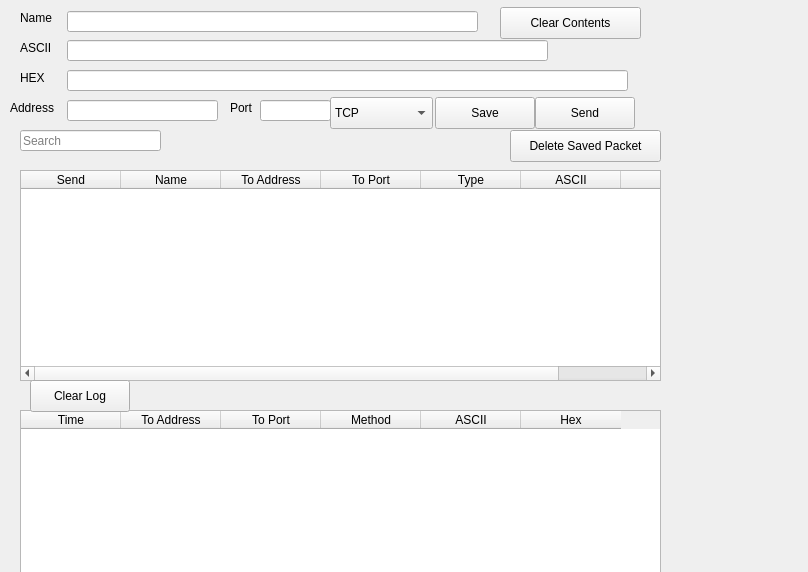
<?xml version="1.0" encoding="UTF-8"?>
<ui version="4.0">
 <class>MainWindow</class>
 <widget class="QMainWindow" name="MainWindow">
  <property name="geometry">
   <rect>
    <x>0</x>
    <y>0</y>
    <width>808</width>
    <height>572</height>
   </rect>
  </property>
  <property name="windowTitle">
   <string>MainWindow</string>
  </property>
  <property name="autoFillBackground">
   <bool>true</bool>
  </property>
  <property name="styleSheet">
   <string notr="true"/>
  </property>
  <widget class="QWidget" name="centralwidget">
   <property name="mouseTracking">
    <bool>false</bool>
   </property>
   <property name="autoFillBackground">
    <bool>true</bool>
   </property>
   <widget class="QLabel" name="Port">
    <property name="geometry">
     <rect>
      <x>230</x>
      <y>100</y>
      <width>58</width>
      <height>16</height>
     </rect>
    </property>
    <property name="text">
     <string>Port</string>
    </property>
   </widget>
   <widget class="QLineEdit" name="PortEdit">
    <property name="geometry">
     <rect>
      <x>260</x>
      <y>100</y>
      <width>71</width>
      <height>21</height>
     </rect>
    </property>
   </widget>
   <widget class="QComboBox" name="Type">
    <property name="geometry">
     <rect>
      <x>330</x>
      <y>97</y>
      <width>103</width>
      <height>32</height>
     </rect>
    </property>
    <item>
     <property name="text">
      <string>TCP</string>
     </property>
    </item>
    <item>
     <property name="text">
      <string>UDP</string>
     </property>
    </item>
    <item>
     <property name="text">
      <string>SSL</string>
     </property>
    </item>
   </widget>
   <widget class="QPushButton" name="Save">
    <property name="geometry">
     <rect>
      <x>435</x>
      <y>97</y>
      <width>100</width>
      <height>32</height>
     </rect>
    </property>
    <property name="text">
     <string>Save</string>
    </property>
   </widget>
   <widget class="QPushButton" name="Send">
    <property name="geometry">
     <rect>
      <x>535</x>
      <y>97</y>
      <width>100</width>
      <height>32</height>
     </rect>
    </property>
    <property name="text">
     <string>Send</string>
    </property>
   </widget>
   <widget class="QTableWidget" name="SaveTable">
    <property name="geometry">
     <rect>
      <x>20</x>
      <y>170</y>
      <width>641</width>
      <height>211</height>
     </rect>
    </property>
    <column>
     <property name="text">
      <string>Send</string>
     </property>
    </column>
    <column>
     <property name="text">
      <string>Name</string>
     </property>
    </column>
    <column>
     <property name="text">
      <string>To Address</string>
     </property>
    </column>
    <column>
     <property name="text">
      <string>To Port</string>
     </property>
    </column>
    <column>
     <property name="text">
      <string>Type</string>
     </property>
    </column>
    <column>
     <property name="text">
      <string>ASCII</string>
     </property>
    </column>
    <column>
     <property name="text">
      <string>Hex</string>
     </property>
    </column>
   </widget>
   <widget class="QWidget" name="widget" native="true">
    <property name="geometry">
     <rect>
      <x>630</x>
      <y>0</y>
      <width>120</width>
      <height>80</height>
     </rect>
    </property>
    <property name="styleSheet">
     <string notr="true">image: url(:/siemensimg/siemens.png);</string>
    </property>
   </widget>
   <widget class="QPushButton" name="DeleteSaved">
    <property name="geometry">
     <rect>
      <x>510</x>
      <y>130</y>
      <width>151</width>
      <height>32</height>
     </rect>
    </property>
    <property name="text">
     <string>Delete Saved Packet</string>
    </property>
   </widget>
   <widget class="QPushButton" name="ClearContent">
    <property name="geometry">
     <rect>
      <x>500</x>
      <y>7</y>
      <width>141</width>
      <height>32</height>
     </rect>
    </property>
    <property name="text">
     <string>Clear Contents</string>
    </property>
   </widget>
   <widget class="QLineEdit" name="searchEdit">
    <property name="geometry">
     <rect>
      <x>20</x>
      <y>130</y>
      <width>141</width>
      <height>21</height>
     </rect>
    </property>
    <property name="placeholderText">
     <string>Search</string>
    </property>
   </widget>
   <widget class="QTableWidget" name="SendTable">
    <property name="geometry">
     <rect>
      <x>20</x>
      <y>410</y>
      <width>641</width>
      <height>192</height>
     </rect>
    </property>
    <column>
     <property name="text">
      <string>Time</string>
     </property>
    </column>
    <column>
     <property name="text">
      <string>To Address</string>
     </property>
    </column>
    <column>
     <property name="text">
      <string>To Port</string>
     </property>
    </column>
    <column>
     <property name="text">
      <string>Method</string>
     </property>
    </column>
    <column>
     <property name="text">
      <string>ASCII</string>
     </property>
    </column>
    <column>
     <property name="text">
      <string>Hex</string>
     </property>
    </column>
   </widget>
   <widget class="QPushButton" name="clearLog">
    <property name="geometry">
     <rect>
      <x>30</x>
      <y>380</y>
      <width>100</width>
      <height>32</height>
     </rect>
    </property>
    <property name="text">
     <string>Clear Log</string>
    </property>
   </widget>
   <widget class="QLabel" name="Address">
    <property name="geometry">
     <rect>
      <x>10</x>
      <y>100</y>
      <width>58</width>
      <height>16</height>
     </rect>
    </property>
    <property name="text">
     <string>Address</string>
    </property>
   </widget>
   <widget class="QLineEdit" name="AddressEdit">
    <property name="enabled">
     <bool>true</bool>
    </property>
    <property name="geometry">
     <rect>
      <x>67</x>
      <y>100</y>
      <width>151</width>
      <height>21</height>
     </rect>
    </property>
   </widget>
   <widget class="QLabel" name="HEX">
    <property name="geometry">
     <rect>
      <x>20</x>
      <y>70</y>
      <width>58</width>
      <height>16</height>
     </rect>
    </property>
    <property name="text">
     <string>HEX</string>
    </property>
   </widget>
   <widget class="QLineEdit" name="HEXEdit">
    <property name="geometry">
     <rect>
      <x>67</x>
      <y>70</y>
      <width>561</width>
      <height>21</height>
     </rect>
    </property>
   </widget>
   <widget class="QLabel" name="ASCII">
    <property name="geometry">
     <rect>
      <x>20</x>
      <y>40</y>
      <width>58</width>
      <height>16</height>
     </rect>
    </property>
    <property name="text">
     <string>ASCII</string>
    </property>
   </widget>
   <widget class="QLineEdit" name="ASCIIEdit">
    <property name="geometry">
     <rect>
      <x>67</x>
      <y>40</y>
      <width>481</width>
      <height>21</height>
     </rect>
    </property>
   </widget>
   <widget class="QLabel" name="Name">
    <property name="geometry">
     <rect>
      <x>20</x>
      <y>10</y>
      <width>58</width>
      <height>16</height>
     </rect>
    </property>
    <property name="text">
     <string>Name</string>
    </property>
   </widget>
   <widget class="QLineEdit" name="NameEdit">
    <property name="geometry">
     <rect>
      <x>67</x>
      <y>11</y>
      <width>411</width>
      <height>21</height>
     </rect>
    </property>
   </widget>
  </widget>
 </widget>
 <resources/>
 <connections>
  <connection>
   <sender>ClearContent</sender>
   <signal>clicked()</signal>
   <receiver>ASCIIEdit</receiver>
   <slot>clear()</slot>
   <hints>
    <hint type="sourcelabel">
     <x>570</x>
     <y>22</y>
    </hint>
    <hint type="destinationlabel">
     <x>307</x>
     <y>50</y>
    </hint>
   </hints>
  </connection>
  <connection>
   <sender>ClearContent</sender>
   <signal>clicked()</signal>
   <receiver>AddressEdit</receiver>
   <slot>clear()</slot>
   <hints>
    <hint type="sourcelabel">
     <x>570</x>
     <y>22</y>
    </hint>
    <hint type="destinationlabel">
     <x>142</x>
     <y>110</y>
    </hint>
   </hints>
  </connection>
  <connection>
   <sender>ClearContent</sender>
   <signal>clicked()</signal>
   <receiver>NameEdit</receiver>
   <slot>clear()</slot>
   <hints>
    <hint type="sourcelabel">
     <x>570</x>
     <y>22</y>
    </hint>
    <hint type="destinationlabel">
     <x>272</x>
     <y>21</y>
    </hint>
   </hints>
  </connection>
  <connection>
   <sender>ClearContent</sender>
   <signal>clicked()</signal>
   <receiver>HEXEdit</receiver>
   <slot>clear()</slot>
   <hints>
    <hint type="sourcelabel">
     <x>570</x>
     <y>22</y>
    </hint>
    <hint type="destinationlabel">
     <x>347</x>
     <y>80</y>
    </hint>
   </hints>
  </connection>
  <connection>
   <sender>ClearContent</sender>
   <signal>clicked()</signal>
   <receiver>PortEdit</receiver>
   <slot>clear()</slot>
   <hints>
    <hint type="sourcelabel">
     <x>570</x>
     <y>22</y>
    </hint>
    <hint type="destinationlabel">
     <x>295</x>
     <y>110</y>
    </hint>
   </hints>
  </connection>
 </connections>
</ui>
